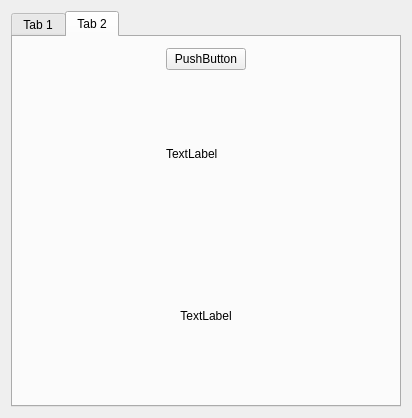
<?xml version="1.0" encoding="UTF-8"?>
<ui version="4.0">
 <class>MainWindow</class>
 <widget class="QMainWindow" name="MainWindow">
  <property name="geometry">
   <rect>
    <x>0</x>
    <y>0</y>
    <width>412</width>
    <height>418</height>
   </rect>
  </property>
  <property name="windowTitle">
   <string>MainWindow</string>
  </property>
  <property name="iconSize">
   <size>
    <width>48</width>
    <height>48</height>
   </size>
  </property>
  <widget class="QWidget" name="centralWidget">
   <layout class="QGridLayout" name="gridLayout">
    <item row="0" column="0">
     <widget class="QTabWidget" name="tabWidget">
      <property name="currentIndex">
       <number>1</number>
      </property>
      <widget class="QWidget" name="catTab">
       <attribute name="title">
        <string>Tab 1</string>
       </attribute>
       <layout class="QGridLayout" name="gridLayout_4">
        <item row="0" column="0">
         <widget class="QWidget" name="widget" native="true">
          <property name="sizePolicy">
           <sizepolicy hsizetype="Expanding" vsizetype="Fixed">
            <horstretch>0</horstretch>
            <verstretch>0</verstretch>
           </sizepolicy>
          </property>
          <layout class="QGridLayout" name="gridLayout_2">
           <item row="0" column="1">
            <widget class="QLineEdit" name="lineEdit">
             <property name="sizePolicy">
              <sizepolicy hsizetype="Expanding" vsizetype="Expanding">
               <horstretch>0</horstretch>
               <verstretch>0</verstretch>
              </sizepolicy>
             </property>
             <property name="font">
              <font>
               <pointsize>12</pointsize>
              </font>
             </property>
             <property name="text">
              <string/>
             </property>
            </widget>
           </item>
           <item row="0" column="0">
            <widget class="QToolButton" name="toolButton">
             <property name="text">
              <string>&lt;-</string>
             </property>
             <property name="iconSize">
              <size>
               <width>32</width>
               <height>32</height>
              </size>
             </property>
            </widget>
           </item>
           <item row="0" column="2">
            <widget class="QToolButton" name="pushButton">
             <property name="text">
              <string>...</string>
             </property>
             <property name="iconSize">
              <size>
               <width>32</width>
               <height>32</height>
              </size>
             </property>
            </widget>
           </item>
          </layout>
         </widget>
        </item>
        <item row="1" column="0">
         <widget class="QLabel" name="label_3">
          <property name="text">
           <string/>
          </property>
         </widget>
        </item>
       </layout>
      </widget>
      <widget class="QWidget" name="aboutTab">
       <attribute name="title">
        <string>Tab 2</string>
       </attribute>
       <layout class="QGridLayout" name="gridLayout_3">
        <item row="1" column="2">
         <widget class="QLabel" name="label">
          <property name="text">
           <string>TextLabel</string>
          </property>
         </widget>
        </item>
        <item row="1" column="3">
         <spacer name="horizontalSpacer_2">
          <property name="orientation">
           <enum>Qt::Horizontal</enum>
          </property>
          <property name="sizeHint" stdset="0">
           <size>
            <width>40</width>
            <height>20</height>
           </size>
          </property>
         </spacer>
        </item>
        <item row="1" column="1">
         <spacer name="horizontalSpacer">
          <property name="orientation">
           <enum>Qt::Horizontal</enum>
          </property>
          <property name="sizeHint" stdset="0">
           <size>
            <width>40</width>
            <height>20</height>
           </size>
          </property>
         </spacer>
        </item>
        <item row="2" column="2">
         <widget class="QLabel" name="label_2">
          <property name="text">
           <string>TextLabel</string>
          </property>
          <property name="alignment">
           <set>Qt::AlignCenter</set>
          </property>
         </widget>
        </item>
        <item row="0" column="2">
         <widget class="QPushButton" name="pushButton_2">
          <property name="text">
           <string>PushButton</string>
          </property>
         </widget>
        </item>
       </layout>
      </widget>
     </widget>
    </item>
   </layout>
  </widget>
 </widget>
 <layoutdefault spacing="6" margin="11"/>
 <resources/>
 <connections/>
</ui>
